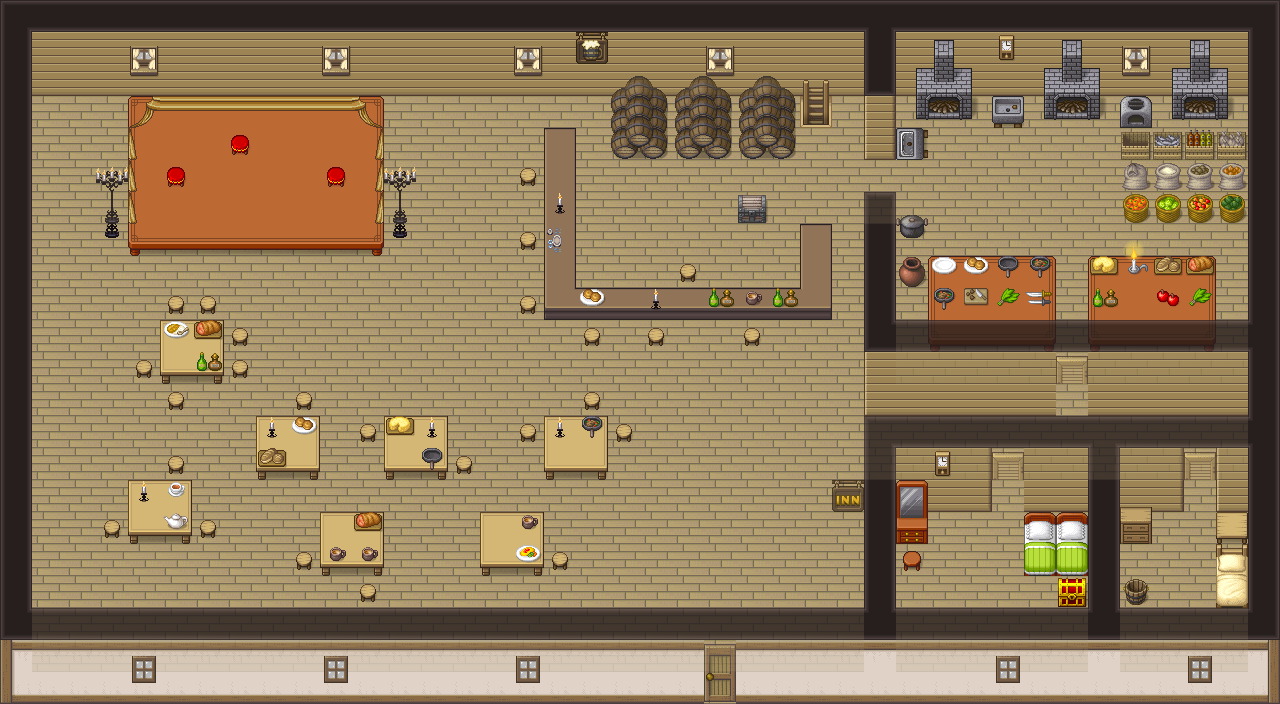

Rendered tile map (Tiled .tmx) drawn with the repository's tilesets; below, a short description and the map source with its tile grids summarised:
An orthogonal 40x22 tile map with 32x32 px tiles, 10 tile layers (Below player, Collisions, Fringe transparent, Fringe non-transparent, ...), 7 tilesets and 7 objects (2x NPC, Door 1, Door 3, Door 2, Start, ...).

<map version="1.2" tiledversion="1.3.3" orientation="orthogonal" renderorder="right-down" compressionlevel="0" width="40" height="22" tilewidth="32" tileheight="32" infinite="0" nextlayerid="19" nextobjectid="15">
 <editorsettings>
  <export target="tavern.json" format="json" />
 </editorsettings>
 <tileset firstgid="1" source="base.tsx" />
 <tileset firstgid="1065" source="castle.tsx" />
 <tileset firstgid="1233" source="base-addition.tsx" />
 <tileset firstgid="2001" source="wall-up.tsx" />
 <tileset firstgid="2097" source="male12-1.tsx" />
 <tileset firstgid="2109" source="fisherman.tsx" />
 <tileset firstgid="2121" source="male13-1.tsx" />
 <group id="9" name="Layer 1">
  <layer id="1" name="Below player" width="40" height="22">
   <data>[880 cells, 880 non-empty, 1 distinct tile ids]</data>
  </layer>
  <layer id="4" name="Collisions" width="40" height="22">
   <properties>
    <property name="hasCollisions" type="bool" value="true" />
   </properties>
   <data>[880 cells, 381 non-empty, 70 distinct tile ids]</data>
  </layer>
  <layer id="6" name="Fringe transparent" width="40" height="22" opacity="0.8">
   <properties>
    <property name="fringe" type="bool" value="true" />
   </properties>
   <data>[880 cells, 127 non-empty, 15 distinct tile ids]</data>
  </layer>
  <layer id="15" name="Fringe non-transparent" width="40" height="22">
   <properties>
    <property name="fringe" type="bool" value="true" />
   </properties>
   <data>[880 cells, 0 non-empty, 0 distinct tile ids]</data>
  </layer>
 </group>
 <group id="13" name="Layer 2">
  <layer id="16" name="Below player" width="40" height="22">
   <data>[880 cells, 25 non-empty, 1 distinct tile ids]</data>
  </layer>
  <layer id="5" name="Collisions" width="40" height="22">
   <properties>
    <property name="hasCollisions" type="bool" value="true" />
   </properties>
   <data>[880 cells, 105 non-empty, 47 distinct tile ids]</data>
  </layer>
  <layer id="17" name="Fringe transparent" width="40" height="22">
   <properties>
    <property name="fringe" type="bool" value="true" />
   </properties>
   <data>[880 cells, 0 non-empty, 0 distinct tile ids]</data>
  </layer>
  <layer id="8" name="Fringe non-transparent" width="40" height="22">
   <properties>
    <property name="fringe" type="bool" value="true" />
   </properties>
   <data>[880 cells, 6 non-empty, 2 distinct tile ids]</data>
  </layer>
 </group>
 <group id="10" name="Doors">
  <objectgroup id="14" name="Doors Objects">
   <object id="5" name="Door 1" gid="512" x="992" y="512" width="32" height="32" />
   <object id="6" name="Door 3" gid="512" x="1056" y="416" width="32" height="32" />
   <object id="7" name="Door 2" gid="512" x="1184" y="512" width="32" height="32" />
  </objectgroup>
  <layer id="11" name="Doors Collisions" width="40" height="22">
   <properties>
    <property name="hasCollisions" type="bool" value="true" />
   </properties>
   <data>[880 cells, 1 non-empty, 1 distinct tile ids]</data>
  </layer>
  <layer id="12" name="Doors Fringe" width="40" height="22" opacity="0.8">
   <properties>
    <property name="dynamic" type="bool" value="true" />
    <property name="fringe" type="bool" value="true" />
   </properties>
   <data>[880 cells, 4 non-empty, 2 distinct tile ids]</data>
  </layer>
 </group>
 <objectgroup id="2" name="Objects">
  <object id="1" name="Start" x="704" y="576">
   <point />
  </object>
 </objectgroup>
 <objectgroup id="18" name="NPCs">
  <object id="13" name="Farmer Joe" type="NPC" gid="2127" x="352" y="448" width="32" height="32" />
  <object id="14" name="Bartender" type="NPC" gid="2098" x="704" y="288" width="32" height="32" />
 </objectgroup>
 <objectgroup id="3" name="Waypoints">
  <object id="2" name="Caltor" type="Waypoint" x="704" y="672" width="32" height="32">
   <properties>
    <property name="location" value="Caltor" />
   </properties>
  </object>
 </objectgroup>
</map>
